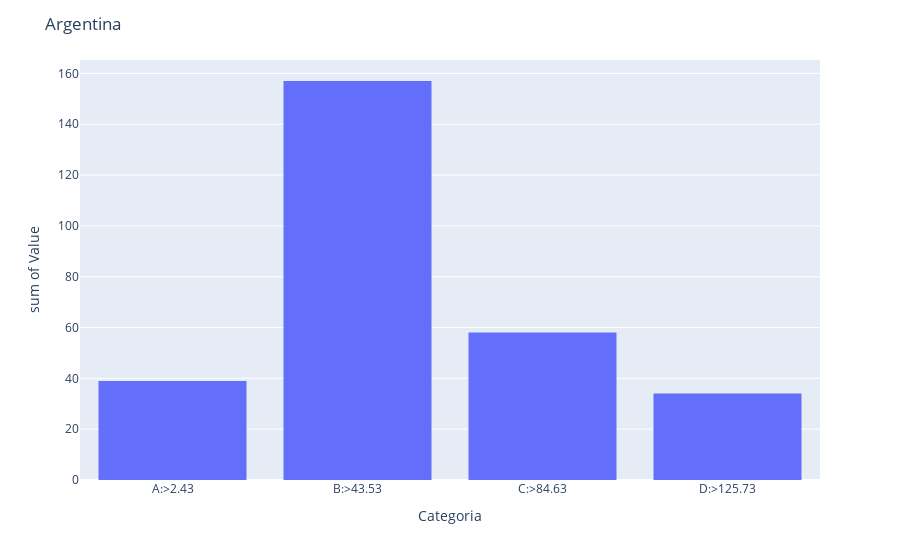

The cell this chart's notebook holds for it:
### Code cell
fig= px.histogram(inf_arg3, x= 'Categoria', y='Value').update_xaxes(categoryorder = 'trace')
fig.update_layout(title='Argentina')
fig.show()

### Figure 1 — Plotly figure (JSON) as saved in the notebook; plotly's stock layout.template omitted (floating-point values rounded to 4 significant figures)
{"data": [{"alignmentgroup": "True", "bingroup": "x", "histfunc": "sum", "hovertemplate": "Categoria=%{x}<br>sum of Value=%{y}<extra></extra>", "legendgroup": "", "marker": {"color": "#636efa", "pattern": {"shape": ""}}, "name": "", "offsetgroup": "", "orientation": "v", "showlegend": false, "type": "histogram", "x": ["A:>2.43", "B:>43.53", "C:>84.63", "D:>125.73"], "xaxis": "x", "y": [39, 157, 58, 34], "yaxis": "y"}], "layout": {"barmode": "relative", "legend": {"tracegroupgap": 0}, "margin": {"t": 60}, "title": {"text": "Argentina"}, "xaxis": {"anchor": "y", "categoryorder": "trace", "domain": [0, 1], "title": {"text": "Categoria"}}, "yaxis": {"anchor": "x", "domain": [0, 1], "title": {"text": "sum of Value"}}}}
